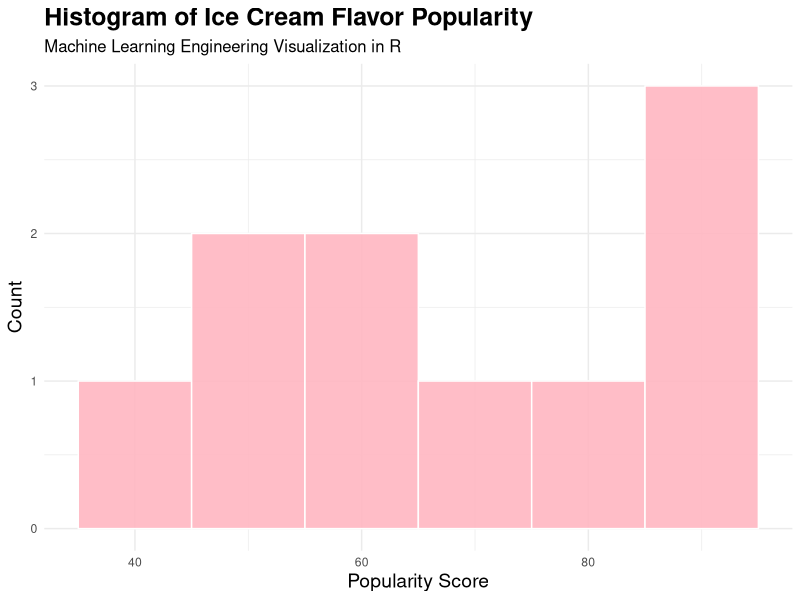
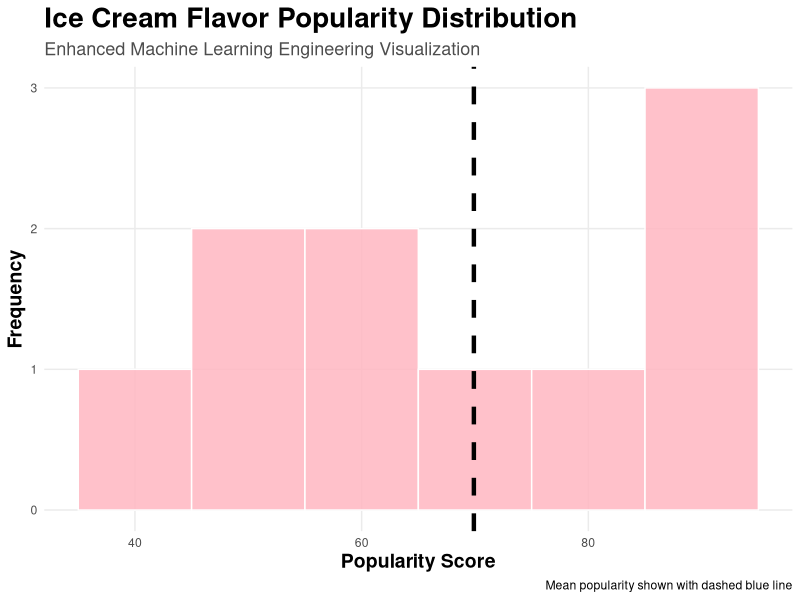
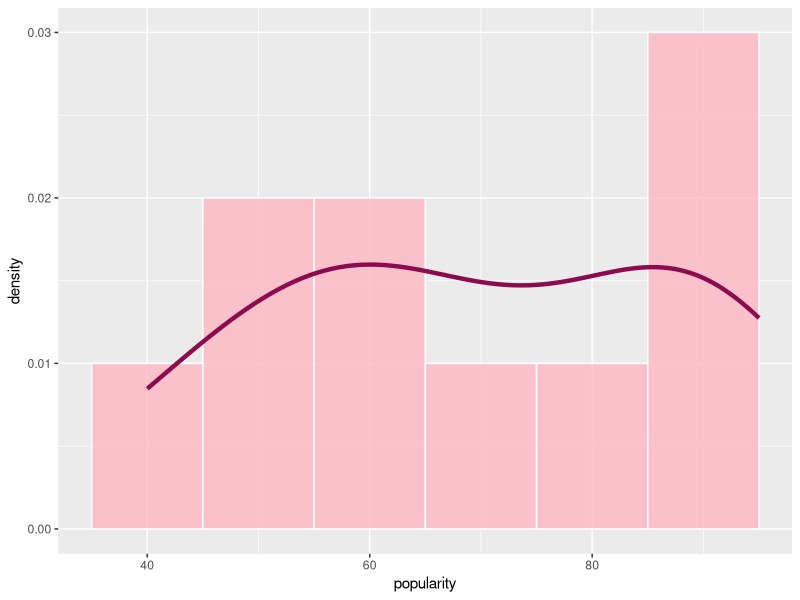

Recreate these plots in R, in order.
# Ice Cream Flavor Histogram Visualization in R
# Machine Learning Engineering Example 1

# Load libraries
library(ggplot2)

# Sample dataset: Ice cream flavor popularity scores
icecream_data <- data.frame(
  flavor = c(
    "Vanilla", "Chocolate", "Strawberry", "Mint Chip",
    "Cookies & Cream", "Cookie Dough", "Peanut Butter Cup",
    "Pistachio", "Brownie Batter", "Coffee"
  ),
  popularity = c(95, 88, 72, 65, 90, 84, 60, 40, 55, 50)
)

# Create histogram-style visualization
ggplot(icecream_data, aes(x = popularity)) +
  geom_histogram(
    binwidth = 10,
    fill = "lightpink",
    color = "white",
    alpha = 0.9
  ) +
  labs(
    title = "Histogram of Ice Cream Flavor Popularity",
    subtitle = "Machine Learning Engineering Visualization in R",
    x = "Popularity Score",
    y = "Count"
  ) +
  theme_minimal() +
  theme(
    plot.title = element_text(size = 18, face = "bold"),
    plot.subtitle = element_text(size = 12),
    axis.title = element_text(size = 14)
  )


# Advanced Ice Cream Histogram in R

# Load libraries
library(ggplot2)

# Dataset
icecream_data <- data.frame(
  flavor = c(
    "Vanilla",
    "Chocolate",
    "Strawberry",
    "Mint Chip",
    "Cookies & Cream",
    "Cookie Dough",
    "Peanut Butter Cup",
    "Pistachio",
    "Brownie Batter",
    "Coffee"
  ),
  popularity = c(95, 88, 72, 65, 90, 84, 60, 40, 55, 50)
)

# Calculate mean popularity
mean_popularity <- mean(icecream_data$popularity)

# Histogram
ggplot(icecream_data, aes(x = popularity)) +
  
  # Histogram bars
  geom_histogram(
    binwidth = 10,
    fill = "lightpink",
    color = "white",
    alpha = 0.85
  ) +
  
  # Mean popularity line
  geom_vline(
    xintercept = mean_popularity,
    color = "black",
    linewidth = 1.5,
    linetype = "dashed"
  ) +
  
  # Labels
  labs(
    title = "Ice Cream Flavor Popularity Distribution",
    subtitle = "Enhanced Machine Learning Engineering Visualization",
    x = "Popularity Score",
    y = "Frequency",
    caption = "Mean popularity shown with dashed blue line"
  ) +
  
  # Theme
  theme_minimal() +
  theme(
    plot.title = element_text(
      size = 20,
      face = "bold",
      color = "black"
    ),
    plot.subtitle = element_text(
      size = 13,
      color = "gray30"
    ),
    axis.title = element_text(
      size = 14,
      face = "bold"
    ),
    panel.grid.minor = element_blank(),
    plot.background = element_rect(
      fill = "#FFFFFF",
      color = NA
    )
  )

ggplot(icecream_data, aes(x = popularity)) +
  
  geom_histogram(
    aes(y = after_stat(density)),
    binwidth = 10,
    fill = "lightpink",
    color = "white",
    alpha = 0.8
  ) +
  
  geom_density(
    color = "deeppink4",
    linewidth = 1.5
  )
